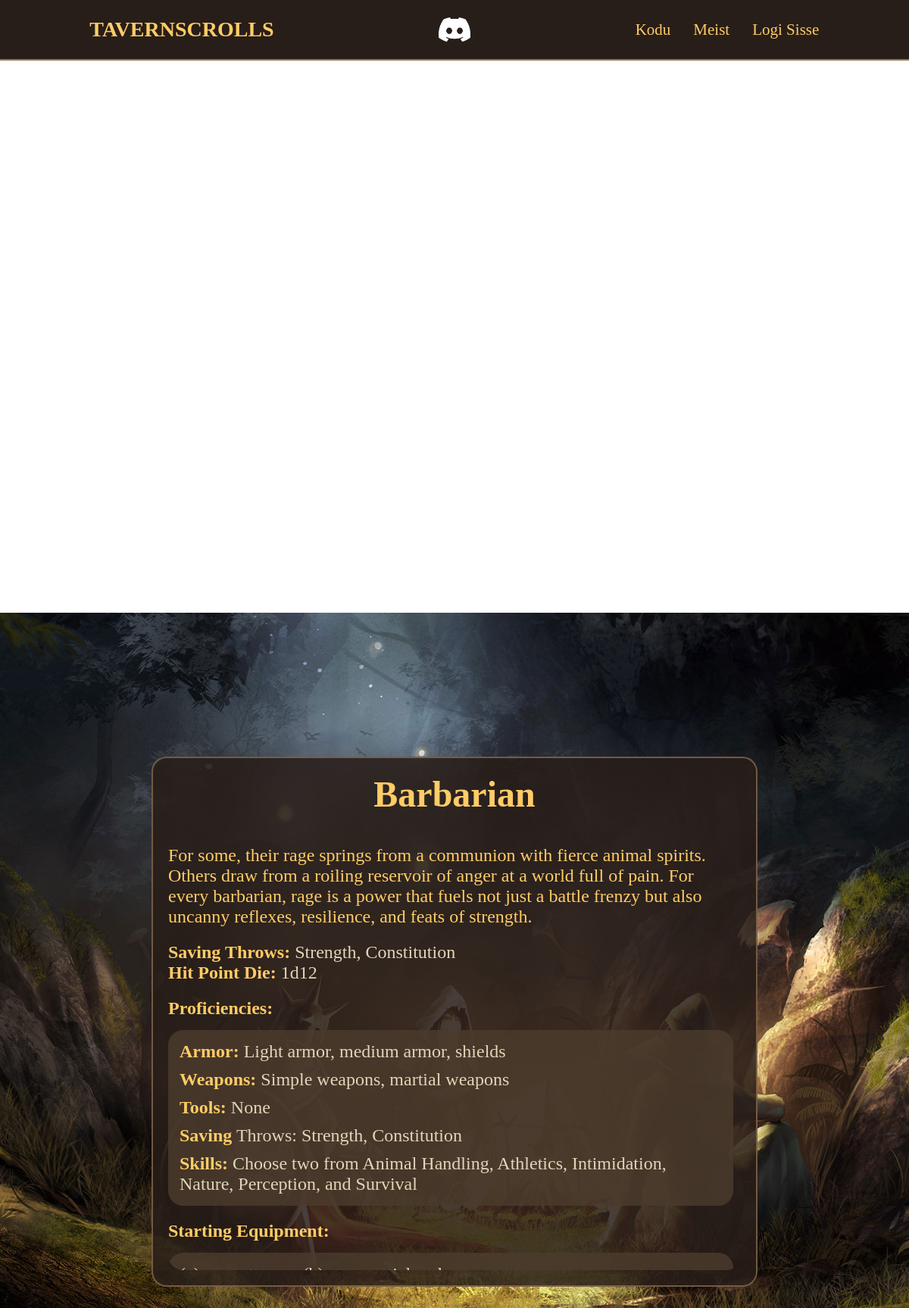
The app's page /klass?nimi=Barbarian with its own data.
### instance/database.py (models this page shows)
class Klass(db.Model):
    id = db.Column(db.Integer, primary_key=True)
    nimi = db.Column(db.String(20), nullable=False)
    saving_throw = db.Column(db.Text, nullable=False)
    text = db.Column(db.Text, nullable=False)
    hit_points=db.Column(db.String(4), nullable=True)
    proficiencies=db.Column(db.Text, nullable=True)
    equipment=db.Column(db.Text, nullable=True)
    features=db.Column(db.Text, nullable=True)
    lvl1=db.Column(db.Text, nullable=True)
    lvl2 = db.Column(db.Text, nullable=True)
    lvl3 = db.Column(db.Text, nullable=True)
    lvl4 = db.Column(db.Text, nullable=True)
    lvl5 = db.Column(db.Text, nullable=True)
    lvl6 = db.Column(db.Text, nullable=True)
    lvl7 = db.Column(db.Text, nullable=True)
    lvl8 = db.Column(db.Text, nullable=True)
    lvl9 = db.Column(db.Text, nullable=True)
    lvl10 = db.Column(db.Text, nullable=True)
    lvl11 = db.Column(db.Text, nullable=True)
    lvl12 = db.Column(db.Text, nullable=True)
    lvl13 = db.Column(db.Text, nullable=True)
    lvl14 = db.Column(db.Text, nullable=True)
    lvl15 = db.Column(db.Text, nullable=True)
    lvl16 = db.Column(db.Text, nullable=True)
    lvl17 = db.Column(db.Text, nullable=True)
    lvl18 = db.Column(db.Text, nullable=True)
    lvl19 = db.Column(db.Text, nullable=True)
    lvl20 = db.Column(db.Text, nullable=True)
    small_text= db.Column(db.String(60), nullable=True)
    homebrew_id=db.Column(db.Integer, nullable=True)

### main.py (the view)
@app.route('/klass')
def klass_info():
    klass_nimi = request.args.get('nimi')
    klass = Klass.query.filter_by(nimi=klass_nimi).first()
    feature_names = [name.strip() for name in klass.features.split(',')]
    placeholders = ', '.join([f":name{i}" for i in range(len(feature_names))])
    params = {f"name{i}": name for i, name in enumerate(feature_names)}
    query = text(f'SELECT nimi, text FROM Features WHERE nimi IN ({placeholders})')
    results = db.session.execute(query, params).fetchall()
    levels = {}
    for i in range(1, 21):
        val = getattr(klass, f"lvl{i}", None)
        if val:
            levels[i] = val.strip()
    features = {row.nimi: row.text for row in results}
    return render_template('klass_info.html',
                           klass=klass,
                           levels=levels,
                           features=features)

### templates/klass_info.html (shortened to what this page needs)
{% extends 'mall.html' %}
{% block body %}
<div class="class-info-wrapper">
    <div class="class-info-header">
        {% if klass.nimi %}<h1>{{ klass.nimi.strip() }}</h1>{% endif %}
    </div>
    <div class="class-info-container">
        {% if klass.text %}
            <div class="class-info-description">
                <p>{{ klass.text.strip()}}</p>
            </div>
        {% endif %}
        <div class="class-info-traits">
            {% if klass.saving_throw %}
                <p><strong>Saving Throws: </strong>{{ klass.saving_throw.strip() }}</p>
            {% endif %}
            {% if klass.hit_points %}
                <p><strong>Hit Point Die: </strong>{{ klass.hit_points.strip()}}</p>
            {% endif %}
        </div>
        <div class="class-info-proficiencies-container">
            <h4><strong>Proficiencies:</strong></h4>
            <div class="class-info-proficiencies">
                {% if klass.proficiencies %}
                    {% for proficiencies in klass.proficiencies.strip().split('\n') %}
                        <p><strong>{{ proficiencies.split(' ', 1)[0] }}</strong> {{ proficiencies.split(' ', 1)[1] }}</p>
                    {% endfor %}
                {% endif %}
            </div>
        </div>
        <div class="class-info-equipment-container">
            <h4><strong>Starting Equipment:</strong></h4>
            <div class="class-info-equipment">
                {% if klass.equipment %}
                    {% for equipment in klass.equipment.strip().split('\n') %}
                        <p>{{ equipment}}</p>
                    {% endfor %}
                {% endif %}
            </div>
        </div>
    </div>
</div>
{% endblock %}

### static/css/kujundus.css (style rules this page uses)
* { margin: 0; padding: 0; box-sizing: border-box; }
body { background-image: url("../Icons/dnd_bg.jpg"); background-repeat: no-repeat; background-position: center center; background-attachment: fixed; background-size: auto; color: #e1d5b9; font-family: 'Cinzel', serif; display: flex; justify-content: center; align-items: center; height: 100vh; }
.class-info-wrapper { display: flex; flex-direction: column; position: absolute; padding: 20px; top: 50%; left: 50%; width: 800px; height: 700px; background-color: rgba(40,30,25,0.85); border: 2px solid rgba(165,130,95,0.6); border-radius: 20px; color: #ffcc66; align-items: center; transform: translate(-50%, -50%); font-size: 24px; }
.class-info-header { margin-bottom: 30px; }
.class-info-container { display: flex; flex-direction: column; width: 100%; border-radius: inherit; gap: 20px; padding-bottom: 10px; overflow-y: auto; padding-right: 10px; -ms-overflow-style: none; }
.class-info-description { margin-top: 10px; }
.class-info-proficiencies, .class-info-equipment, .class-info-class-features-container { display: flex; flex-direction: column; border-radius: 20px; background-color: rgba(75, 60, 45, 0.83); padding: 15px; gap: 10px; font-size: 24px; }
.class-info-traits p, .class-info-proficiencies p, .class-info-equipment p, .class-info-feature p, .class-info-class-feature p { color: #e1d5b9; }
.class-info-traits p strong, .class-info-proficiencies p strong, .class-info-feature p strong, .class-info-class-feature p strong { color: #ffcc66; }
.class-info-proficiencies-container, .class-info-equipment-container, .class-info-features-wrapper, .class-info-class-features-wrapper { display: flex; flex-direction: column; gap: 15px; }

### records on screen
Klass: nimi.strip "Barbarian", text.strip "For some, their rage springs from a communion with fierce animal spirits. Others draw from a roiling reservoir of anger at a world full of pain. For every barbarian, rage is a power that fuels not just a battle frenzy but also uncanny reflexes, resilience, and feats of strength.", saving_throw.strip "Strength, Constitution", hit_points.strip "1d12"

### other values on screen
{{ proficiencies.split(' ', 1)[0] }} "Armor:" "Weapons:" "Tools:" "Saving" "Skills:"
{{ proficiencies.split(' ', 1)[1] }} "Light armor, medium armor, shields" "Simple weapons, martial weapons" "None" "Throws: Strength, Constitution" "Choose two from Animal Handling, Athletics, Intimidation, Nature, Perception, and Survival"
